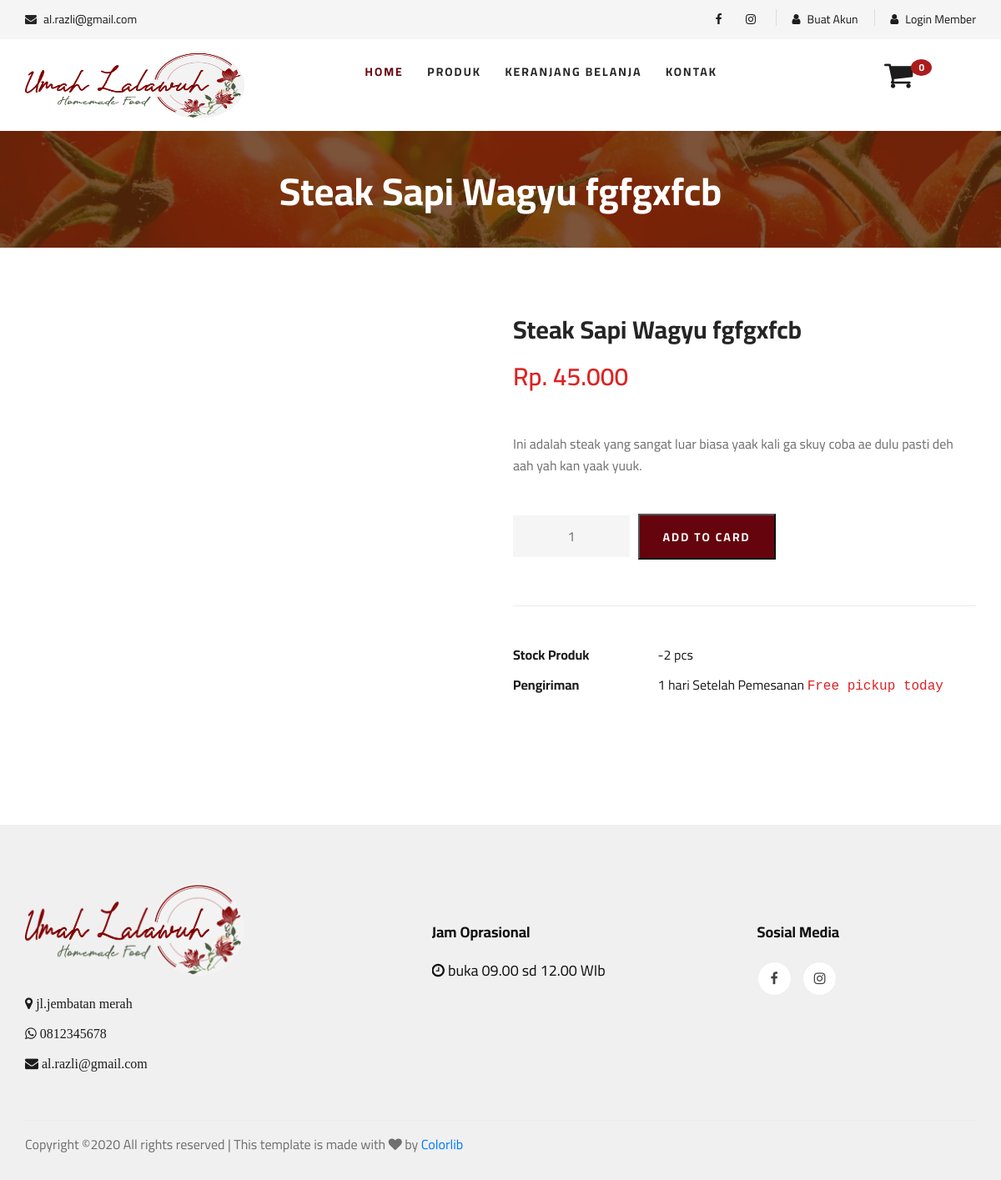
Screenshot of /front_end/home/detail_barang/steak-sapi-wagyu-fgfgxfcb with the database file from the repository.
### tables this page shows
CREATE TABLE `data_toko` (
  `id_toko` int(25) NOT NULL,
  `link_facebook` text NOT NULL,
  `link_instagram` text NOT NULL,
  `rekening` varchar(255) NOT NULL,
  `alamat` text NOT NULL,
  `no_telfon` text NOT NULL,
  `no_wa` text NOT NULL,
  `email` varchar(25) NOT NULL,
  `jam_buka` text NOT NULL,
  `banner_header` text NOT NULL,
  `banner_kiri` text NOT NULL,
  `banner_kanan` text NOT NULL
);

CREATE TABLE `barang` (
  `id_barang` int(25) NOT NULL,
  `id_kategori` int(25) NOT NULL,
  `slug_barang` text NOT NULL,
  `nama_barang` varchar(25) NOT NULL,
  `keterangan` text NOT NULL,
  `harga` varchar(400) NOT NULL,
  `stok` int(15) NOT NULL,
  `gambar_utama` text NOT NULL
);

### application/controllers/front_end/home.php (called while the page is built, shortened)
<?php
class Home extends CI_Controller
{
    function __construct()
    {
        $this->load->model("front_end/M_home");
        $this->load->model("back-end/M_barang");
    }
    public function detail_barang($slug_barang)
    {
        $tmp['title'] = 'Detail barang';
        $tmp['barang'] = $this->M_home->getdetail($slug_barang);
        $tmp['foto'] = $this->M_home->gambarid($slug_barang);
        $tmp["data_toko"] = $this->M_home->get_toko();
        $tmp['contents'] = 'front_end/belanja/form_detail';
        $this->load->view('front_end/belanja/tamplate_belanja', $tmp);
    }
}

### index.php (called while the page is built, shortened)
<?php
require_once BASEPATH.'core/CodeIgniter.php';

### application/models/front_end/M_home.php (called while the page is built, shortened)
<?php
class M_home extends CI_Model
{
    public function get_toko()
    {
       $query = $this->db->get('data_toko');
       return $query->row();
    }
    public function getdetail($slug_barang)
    {
        $this->db->select('*');
        $this->db->from('barang');
        $this->db->join('gambar', 'gambar.id_barang = barang.id_barang', 'left');
        $this->db->where('barang.slug_barang', $slug_barang);
        return $this->db->get()->row();
    }
    public function gambarid($slug_barang)
    {
        $this->db->select('*');
        $this->db->from('gambar');
        $this->db->join('barang', 'barang.id_barang = gambar.id_barang', 'left');
        $this->db->where('barang.slug_barang', $slug_barang);
        return $this->db->get()->result();
    }
}

### application/views/front_end/belanja/form_detail.php (the view, shortened to what this page needs)
<section class="breadcrumb-section set-bg" data-setbg="<?php echo base_url()?>assets/frond_end/img/breadcrumb.jpg">
    <div class="container">
    <form method="post" action="<?php echo base_url(); ?>front_end/home/add_cart_detail" >
        <div class="row">
            <div class="col-lg-12 text-center">
                <div class="breadcrumb__text">
                    <h2><?php echo $barang->nama_barang; ?></h2>
                </div>
            </div>
        </div>
    </div>
</section>
<section class="product-details spad">
    <div class="container">
        <div class="row">
            <div class="col-lg-6 col-md-6">
                <div class="product__details__pic">
                    <div class="product__details__pic__item">
                    </div>
                    <div class="product__details__pic__slider owl-carousel">
                    </div>
                </div>
            </div>
            <div class="col-lg-6 col-md-6">
                <div class="product__details__text">
                    <h3><?php echo $barang->nama_barang ?></h3>
                    <div class="product__details__price">Rp. <?php echo number_format($barang->harga,0,',','.'); ?></div>
                    <p><?php echo $barang->keterangan ?></p>
                    <div class="product__details__quantity">
                        <div class="quantity">
                            <div class="pro-qty">
                                <input type="text" name="quantity" value="1">
                            </div>
                        </div>
                    </div>
                    <input class="primary-btn" type="submit" value="ADD TO CARD">
                    <ul>
                        <li><b>Stock Produk</b> <span><?php echo $barang->stok ?> pcs</span></li>
                        <li><b>Pengiriman</b> <span>1 hari Setelah Pemesanan <samp>Free pickup today</samp></span></li>
                    </ul>
                </div>
            </div>
        </div>
    </div>
</section>

### application/views/front_end/belanja/tamplate_belanja.php (shortened to what this page needs)
<!DOCTYPE html>
<html lang="zxx">
<head>
    <link rel="stylesheet" href="<?php echo base_url() ;?>assets/frond_end/css/bootstrap.min.css" type="text/css">
    <link rel="stylesheet" href="<?php echo base_url() ;?>assets/frond_end/css/font-awesome.min.css" type="text/css">
    <link rel="stylesheet" href="<?php echo base_url() ;?>assets/frond_end/css/elegant-icons.css" type="text/css">
    <link rel="stylesheet" href="<?php echo base_url() ;?>assets/frond_end/css/nice-select.css" type="text/css">
    <link rel="stylesheet" href="<?php echo base_url() ;?>assets/frond_end/css/jquery-ui.min.css" type="text/css">
    <link rel="stylesheet" href="<?php echo base_url() ;?>assets/frond_end/css/owl.carousel.min.css" type="text/css">
    <link rel="stylesheet" href="<?php echo base_url() ;?>assets/frond_end/css/slicknav.min.css" type="text/css">
    <link rel="stylesheet" href="<?php echo base_url() ;?>assets/frond_end/css/style.css" type="text/css">
    <link rel="stylesheet" href="<?php echo base_url(); ?>assets/frond_end/datepicker/css/datepicker.css" type="text/css">
</head>
<body>
    <?php $this->load->view('front_end/header');?>
    <?php $this->load->view($contents);?>
    <br><br>
    <?php $this->load->view('front_end/footer');?>
</body>
</html>

### application/views/front_end/header.php (shortened to what this page needs)
<header class="header">
    <div class="header__top">
        <div class="container">
            <div class="row">
                <div class="col-lg-6 col-md-6">
                    <div class="header__top__left">
                        <ul>
                            <li><i class="fa fa-envelope"></i> <?php echo $data_toko->email ?></li>
                        </ul>
                    </div>
                </div>
                <div class="col-lg-6 col-md-6">
                    <div class="header__top__right">
                        <div class="header__top__right__social">
                            <a href="<?php echo $data_toko->link_facebook?>"><i class="fa fa-facebook"></i></a>
                            <a href="<?php echo $data_toko->link_instagram?>"><i class="fa fa-instagram"></i></a>
                        </div>
                        <?php if ($this->session->userdata('nama')) { ?>
                        <div class="header__top__right__social">
                           <a href="#"><i class="fa fa-user"></i><?php echo $this->session->userdata('nama'); ?></a>
                        </div>
                        <div class="header__top__right__auth">
                            <a href="<?php echo base_url() ;?>front_end/login/logout"><i class="fa fa-sign-out"></i>  Log Out</a>
                        </div>
                        <?php }else{ ?>
                            <div class="header__top__right__social">
                           <a href="<?php echo base_url() ;?>front_end/login/registrasi"><i class="fa fa-user"></i>  Buat Akun</a>
                        </div>
                        <div class="header__top__right__auth">
                            <a href="<?php echo base_url() ;?>front_end/login"><i class="fa fa-user"></i>  Login Member</a>
                        </div>
                    <?php } ?>
                    </div>
                </div>
            </div>
        </div>
    </div>
    <div class="container">
        <div class="row">
            <div class="col-lg-3">
                <div class="header__logo">
                    <img width="400" height="80"
                            src="<?php echo base_url() ;?>assets/upload/toko/3.png" alt="">
                </div>
            </div>
            <?php if ($this->session->userdata('nama')) { ?>
                <div class="col-lg-7 text-center">
                <nav class="header__menu">
                    <ul>
                        <li <?= $this->uri->segment(2) == 'home' || $this->uri->segment(2) == '' ? 'class="active"' : '' ?>><a href="<?php echo base_url() ;?>front_end/home">Home</a>
                        </li>
                        <li <?= $this->uri->segment(3) == 'belanja' || $this->uri->segment(2) == '' ? 'class="active"' : '' ?>><a href="<?php echo base_url() ;?>front_end/home/belanja">Produk</a></li>
                        <li <?= $this->uri->segment(2) == 'c_cart' || $this->uri->segment(2) == '' ? 'class="active"' : '' ?>><a href="<?php echo base_url() ;?>front_end/c_cart">Keranjang
                                Belanja</a></li>
                        <li <?= $this->uri->segment(2) == 'C_kontak' || $this->uri->segment(2) == '' ? 'class="active"' : '' ?>><a href="<?php echo base_url() ;?>front_end/C_kontak">Kontak</a></li>
                        <li <?= $this->uri->segment(2) == 'C_pesanan' || $this->uri->segment(2) == '' ? 'class="active"' : '' ?>><a href="<?php echo base_url() ;?>front_end/C_pesanan/pesanan/<?php echo $this->session->userdata('id_user') ?>">Pesanan</a></li>
                    </ul>
                </nav>
            </div>
            <?php }else{ ?>
            <div class="col-lg-7 text-center">
                <nav class="header__menu">
                    <ul>
                        <li <?= $this->uri->segment(2) == 'home' || $this->uri->segment(2) == '' ? 'class="active"' : '' ?>><a href="<?php echo base_url() ;?>front_end/home">Home</a>
                        </li>
                        <li  <?= $this->uri->segment(3) == 'belanja' || $this->uri->segment(2) == '' ? 'class="active"' : '' ?>><a href="<?php echo base_url() ;?>front_end/home/belanja">Produk</a></li>
                        <li  <?= $this->uri->segment(2) == 'c_cart' || $this->uri->segment(2) == '' ? 'class="active"' : '' ?>><a href="<?php echo base_url() ;?>front_end/c_cart">Keranjang
                                Belanja</a></li>
                        <li  <?= $this->uri->segment(2) == 'C_kontak' || $this->uri->segment(2) == '' ? 'class="active"' : '' ?>><a href="<?php echo base_url() ;?>front_end/C_kontak">Kontak</a></li>
                    </ul>
                </nav>
            </div>
        <?php } ?>
            <div class="col-lg-2">
                <div class="header__cart">
                    <ul>
                        <li><a href="<?php echo base_url() ;?>front_end/c_cart"><i
                                    class="fa fa-shopping-cart"></i>
                                <span><?php echo $this->cart->total_items(); ?></span></a></li>
                    </ul>
                </div>
            </div>
        </div>
    </div>
</header>

### application/views/front_end/footer.php (shortened to what this page needs)
<footer class="footer spad">
    <div class="container">
        <div class="row">
            <div class="col-lg-3 col-md-6 col-sm-6">
                <div class="footer__about">
                    <div class="footer__about__logo">
                       <img
                                src="<?php echo base_url() ;?>assets/upload/toko/2.png" alt="">
                    </div>
                    <ul>
                        <li class="fa fa-map-marker"> <?php echo $data_toko->alamat ?></li><br>
                        <li class="fa fa-whatsapp">     <?php echo $data_toko->no_wa ?></li><br>
                        <li class="fa fa-envelope">     <?php echo $data_toko->email ?></li>
                    </ul>
                </div>
            </div>
            <div class="col-lg-4 col-md-6 col-sm-6 offset-lg-2">
                <br><br>
                <div class="footer__widget">
                    <h5><b>Jam Oprasional</b></h5>
                    <br>
                    <h5 ><i class="fa fa-clock-o" aria-hidden="true"></i> <?php echo $data_toko->jam_buka?></h5>
                    <br>
                </div>
            </div>
            <div class="col-lg-2 col-md-12">
                <br><br>
                <div class="footer__widget">
                    <div class="footer__widget__social">
                        <h5><b>Sosial Media</b></h5>
                        <br>
                        <a href="<?php echo $data_toko->link_facebook?>"><i class="fa fa-facebook"></i></a>
                        <a href="<?php echo $data_toko->link_instagram?>"><i class="fa fa-instagram"></i></a>
                    </div>
                </div>
            </div>
        </div>
        <div class="row">
            <div class="col-lg-12">
                <div class="footer__copyright">
                    <div class="footer__copyright__text">
                        <p>
                            Copyright &copy; All rights reserved | This template is made with <i class="fa fa-heart"
                                aria-hidden="true"></i> by <a
                                href="https://colorlib.com"
                                target="_blank">Colorlib</a>
                        </p>
                    </div>
            </div>
        </div>
    </div>
</footer>

### rows the page displays
data_toko: email "al.razli@gmail.com", alamat "jl.jembatan merah", no_wa "0812345678", jam_buka "buka 09.00 sd 12.00 WIb"
barang: nama_barang "Steak Sapi Wagyu fgfgxfcb", harga "45.000", keterangan "Ini adalah steak yang sangat luar biasa yaak kali ga skuy coba ae dulu pasti deh aah yah kan yaak yuuk.", stok "-2"

### other values shown
$this->cart->total_items() "0"
